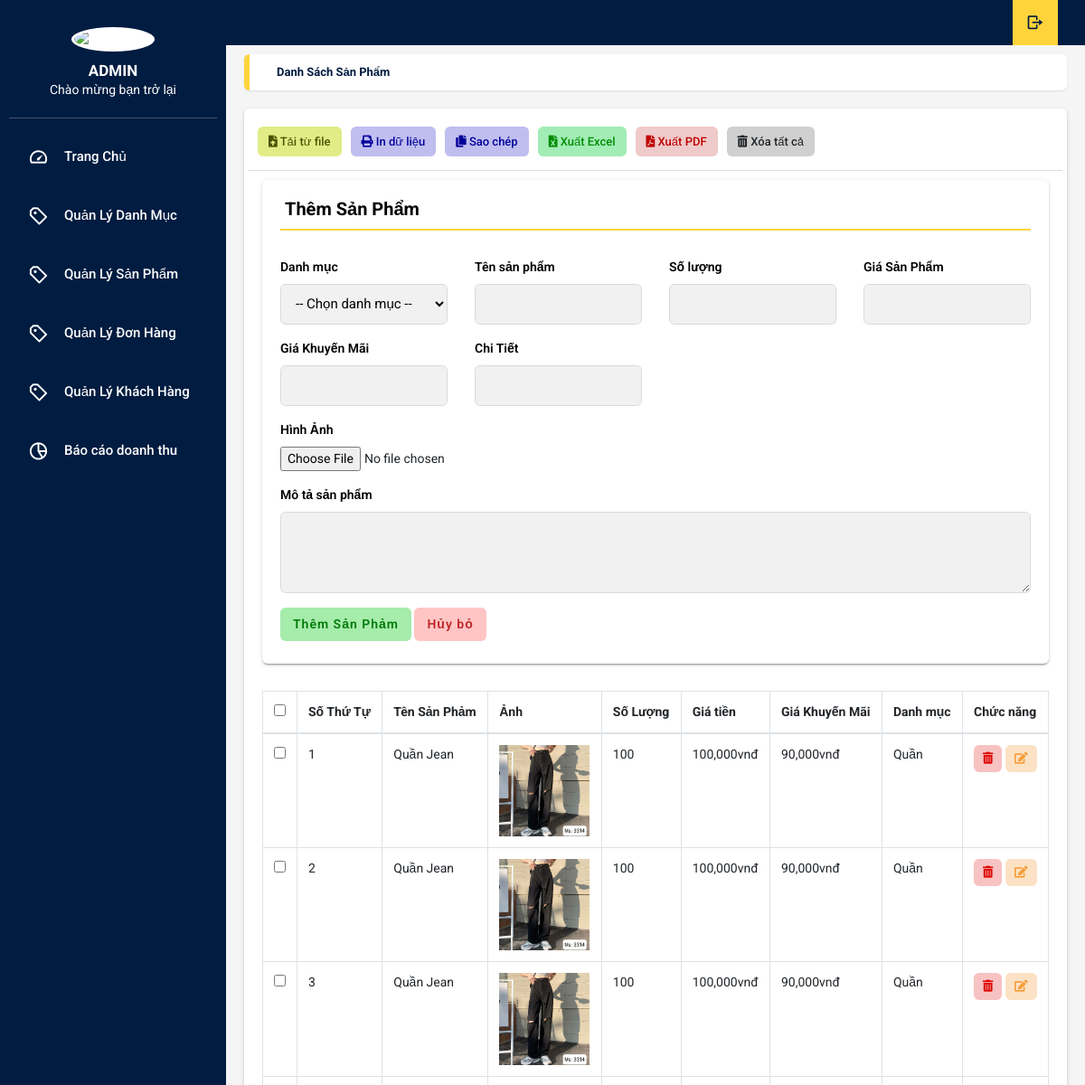
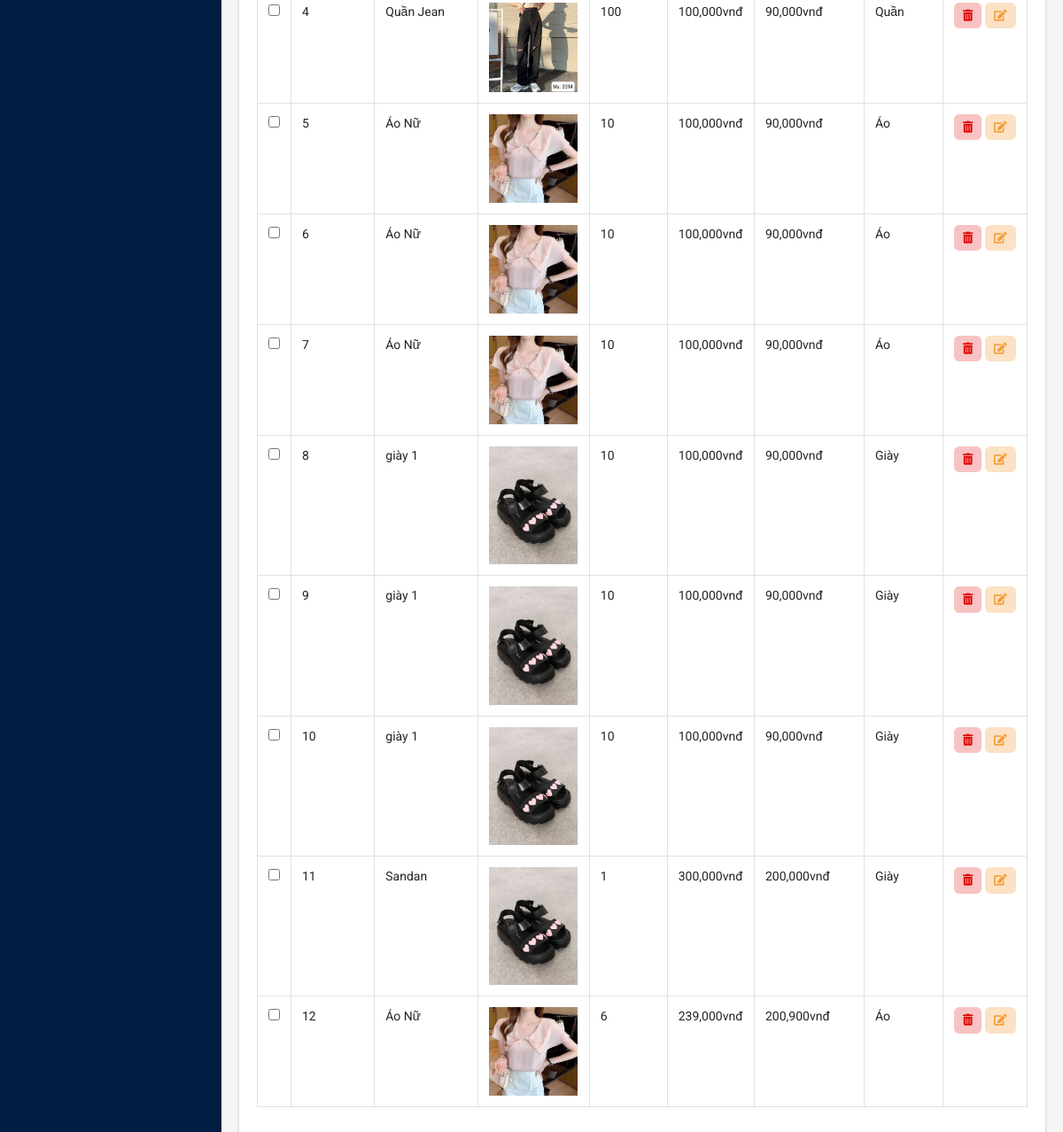
Screenshot of /admin/xulysanpham.php with the database file from the repository (2 pictures, top to bottom).
### tables this page shows
CREATE TABLE `tbl_sanpham` (
  `sanpham_id` int(11) NOT NULL,
  `category_id` int(11) NOT NULL,
  `sanpham_name` varchar(2500) NOT NULL,
  `sanpham_chitiet` text NOT NULL,
  `sanpham_mota` text NOT NULL,
  `sanpham_gia` varchar(100) NOT NULL,
  `sanpham_giakhuyenmai` varchar(100) NOT NULL,
  `sanpham_active` int(11) NOT NULL,
  `sanpham_hot` int(11) NOT NULL,
  `sanpham_soluong` int(11) NOT NULL,
  `sanpham_image` varchar(50) NOT NULL
);

CREATE TABLE `tbl_category` (
  `category_id` int(11) NOT NULL,
  `category_name` varchar(50) NOT NULL
);

### admin/xulysanpham.php (the view, shortened to what the rows shown need)
<?php
include('../db/connect.php');
?>
<!DOCTYPE html>
<html lang="en">
<head>
    <link rel="stylesheet" type="text/css" href="css/main.css">
    <link rel="stylesheet" href="https://cdn.jsdelivr.net/npm/boxicons@latest/css/boxicons.min.css">
    <link rel="stylesheet" href="https://unpkg.com/boxicons@latest/css/boxicons.min.css">
    <link rel="stylesheet" type="text/css"
        href="https://maxcdn.bootstrapcdn.com/font-awesome/4.7.0/css/font-awesome.min.css">
    <link rel="stylesheet" href="https://use.fontawesome.com/releases/v5.8.2/css/all.css">
    <link rel="stylesheet" href="https://cdnjs.cloudflare.com/ajax/libs/jquery-confirm/3.3.2/jquery-confirm.min.css">
</head>
<body onload="time()" class="app sidebar-mini rtl">
    <main class="app-content">
        <div class="row">
            <div class="col-md-12">
                <div class="tile">
                    <div class="tile-body">
                        <?php
                        $sql_select_sp = mysqli_query($con, "SELECT *FROM tbl_sanpham,tbl_category WHERE tbl_sanpham.category_id=tbl_category.category_id
                            ORDER BY tbl_sanpham.sanpham_id DESC");
                        ?>
                        <table class="table table-hover table-bordered" id="sampleTable">
                            <thead>
                                <tr>
                                    <th width="10"><input type="checkbox" id="all"></th>
                                    <th>Số Thứ Tự</th>
                                    <th>Tên Sản Phảm</th>
                                    <th>Ảnh</th>
                                    <th>Số Lượng</th>
                                    <th>Giá tiền</th>
                                    <th>Giá Khuyến Mãi</th>
                                    <th>Danh mục</th>
                                    <th>Chức năng</th>
                                </tr>
                            </thead>
                            <tbody>
                                <?php
                                $i = 0;
                                while ($row_sp = mysqli_fetch_array($sql_select_sp)) {
                                    $i++;
                                    ?>
                                    <tr>
                                        <td width="10"><input type="checkbox" name="danhmuc" value="1"></td>
                                        <td>
                                            <?php echo $i ?>
                                        </td>
                                        <td>
                                            <?php echo $row_sp['sanpham_name'] ?>
                                        </td>
                                        <td><img src="../uploads/<?php echo $row_sp['sanpham_image'] ?> " width="100px">
                                        </td>
                                        <td>
                                            <?php echo $row_sp['sanpham_soluong'] ?>
                                        </td>
                                        <td>
                                            <?php echo number_format($row_sp['sanpham_gia']) . 'vnđ' ?>
                                        </td>
                                        <td>
                                            <?php echo number_format($row_sp['sanpham_giakhuyenmai']) . 'vnđ' ?>
                                        </td>
                                        <td>
                                            <?php echo $row_sp['category_name'] ?>
                                        </td>
                                        <td>
                                            <a class="btn btn-primary btn-sm trash" type="button" title="Xóa"
                                                href="?xoa=<?php echo $row_sp['sanpham_id'] ?> ">
                                                <i class="fas fa-trash-alt"></i></a>
                                            <a class="btn btn-primary btn-sm edit" type="button" title="Sửa"
                                                href="xulysanpham.php?quanly=capnhat&capnhat_id=<?php echo $row_sp['sanpham_id'] ?> ">
                                                <i class="fas fa-edit"></i>
                                            </a>
                                        </td>
                                    </tr>
                                <?php
                                }
                                ?>
                            </tbody>
                        </table>
                    </div>
                </div>
            </div>
        </div>
    </main>
</body>
</html>

### rows the page displays
tbl_sanpham: sanpham_name "Quần Jean", sanpham_image (picture), sanpham_soluong "100", sanpham_gia "100,000", sanpham_giakhuyenmai "90,000", category.category_name "Quần"
tbl_sanpham: sanpham_name "Quần Jean", sanpham_image (picture), sanpham_soluong "100", sanpham_gia "100,000", sanpham_giakhuyenmai "90,000", category.category_name "Quần"
tbl_sanpham: sanpham_name "Quần Jean", sanpham_image (picture), sanpham_soluong "100", sanpham_gia "100,000", sanpham_giakhuyenmai "90,000", category.category_name "Quần"
tbl_sanpham: sanpham_name "Quần Jean", sanpham_image (picture), sanpham_soluong "100", sanpham_gia "100,000", sanpham_giakhuyenmai "90,000", category.category_name "Quần"
tbl_sanpham: sanpham_name "Áo Nữ", sanpham_image (picture), sanpham_soluong "10", sanpham_gia "100,000", sanpham_giakhuyenmai "90,000", category.category_name "Áo"
tbl_sanpham: sanpham_name "Áo Nữ", sanpham_image (picture), sanpham_soluong "10", sanpham_gia "100,000", sanpham_giakhuyenmai "90,000", category.category_name "Áo"
tbl_sanpham: sanpham_name "Áo Nữ", sanpham_image (picture), sanpham_soluong "10", sanpham_gia "100,000", sanpham_giakhuyenmai "90,000", category.category_name "Áo"
tbl_sanpham: sanpham_name "giày 1", sanpham_image (picture), sanpham_soluong "10", sanpham_gia "100,000", sanpham_giakhuyenmai "90,000", category.category_name "Giày"
tbl_sanpham: sanpham_name "giày 1", sanpham_image (picture), sanpham_soluong "10", sanpham_gia "100,000", sanpham_giakhuyenmai "90,000", category.category_name "Giày"
tbl_sanpham: sanpham_name "giày 1", sanpham_image (picture), sanpham_soluong "10", sanpham_gia "100,000", sanpham_giakhuyenmai "90,000", category.category_name "Giày"
tbl_sanpham: sanpham_name "Sandan", sanpham_image (picture), sanpham_soluong "1", sanpham_gia "300,000", sanpham_giakhuyenmai "200,000", category.category_name "Giày"
tbl_sanpham: sanpham_name "Áo Nữ", sanpham_image (picture), sanpham_soluong "6", sanpham_gia "239,000", sanpham_giakhuyenmai "200,900", category.category_name "Áo"
